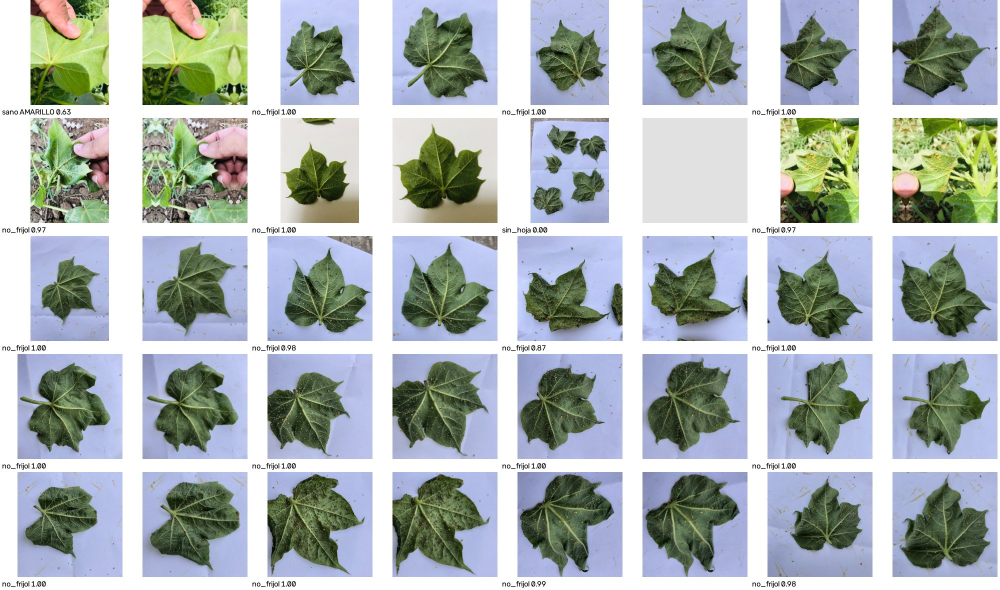
#> input picture eval_app/algodon_muestra_20261006_115615.jpg, 2000 x 1180 px (shown at 1/2 size)
$ python preprocess_opencv.py --image eval_app/algodon_muestra_20261006_115615.jpg
#> lines starting #> are read from the running program, lines starting #| are printed output that depends on the picture; after the words box and inside, x2 and y2 are one past the last pixel; in counts of white or black regions, pixels touching at a corner belong together
#!/usr/bin/env python3
"""
PlagaScan — preprocess_opencv.py

Módulo 2, Paso 1: Preprocesamiento OpenCV antes de la clasificación.

Según la arquitectura híbrida del proyecto (documento U2_P3, sección
"Módulo de Procesamiento OpenCV"): esta etapa recibe una foto cruda de
cámara y la deja lista para el modelo MobileNetV2/TFLite, mediante:

  1. Conversión RGB -> HSV
  2. Segmentación de la hoja (separarla del fondo: tierra, piso, manos, etc.)
  3. Recorte a la región de la hoja (bounding box del contorno más grande)
  4. Redimensionado a 224x224 con el MISMO método de padding reflejado
     usado en build_dataset.py (letterbox_resize) — es importante que
     coincida con cómo se entrenó el modelo, o el preprocesamiento en
     producción no será consistente con el entrenamiento.

Uso:
    python preprocess_opencv.py --image ruta/a/foto.jpg
    python preprocess_opencv.py --batch ~/plagascan/dataset/val/plaga --n 6

Salida:
    Genera un mosaico de control (original | máscara | segmentada) para
    verificar visualmente que la segmentación funciona antes de conectar
    este módulo con el clasificador.
"""

import argparse
import random
from pathlib import Path

import cv2
import numpy as np

TARGET_SIZE = 224

# Rango HSV para vegetación (hoja verde). Amplio a propósito: cubre desde
# verde oscuro hasta verde-amarillento, para no perder hojas con
# amarillamiento (síntoma relevante para el proyecto) ni colonias de plaga
# sobre la hoja.
LEAF_HUE_MIN, LEAF_HUE_MAX = 25, 95
LEAF_SAT_MIN = 30
LEAF_VAL_MIN = 30


def letterbox_resize(img, size=TARGET_SIZE):
    """Idéntico al usado en build_dataset.py — debe coincidir con el
    preprocesamiento de entrenamiento para que el modelo funcione bien
    en producción."""
    h, w = img.shape[:2]
    scale = size / max(h, w)
    nh, nw = int(round(h * scale)), int(round(w * scale))
    resized = cv2.resize(img, (nw, nh), interpolation=cv2.INTER_AREA)
    top = (size - nh) // 2
    bottom = size - nh - top
    left = (size - nw) // 2
    right = size - nw - left
    return cv2.copyMakeBorder(resized, top, bottom, left, right, borderType=cv2.BORDER_REFLECT)


def segment_leaf(img_bgr):
    """Segmenta la hoja del fondo y recorta al contorno más grande.

    Devuelve: (imagen_recortada_bgr, mascara_binaria, encontrado_bool)
    Si no se encuentra un contorno razonable, devuelve la imagen original
    sin recortar (fallback seguro: mejor procesar de más que perder la
    imagen completa por una segmentación fallida)."""
    hsv = cv2.cvtColor(img_bgr, cv2.COLOR_BGR2HSV)

    lower = np.array([LEAF_HUE_MIN, LEAF_SAT_MIN, LEAF_VAL_MIN])
    upper = np.array([LEAF_HUE_MAX, 255, 255])
    mask = cv2.inRange(hsv, lower, upper)

    # Limpieza morfológica: cerrar huecos pequeños (nervaduras, manchas
    # oscuras de plaga dentro de la hoja) y quitar ruido pequeño de fondo
    kernel = cv2.getStructuringElement(cv2.MORPH_ELLIPSE, (15, 15))
    mask = cv2.morphologyEx(mask, cv2.MORPH_CLOSE, kernel, iterations=2)
    mask = cv2.morphologyEx(mask, cv2.MORPH_OPEN, kernel, iterations=1)

    contours, _ = cv2.findContours(mask, cv2.RETR_EXTERNAL, cv2.CHAIN_APPROX_SIMPLE)
    if not contours:
        return img_bgr, mask, False

    largest = max(contours, key=cv2.contourArea)
    area_ratio = cv2.contourArea(largest) / (img_bgr.shape[0] * img_bgr.shape[1])

    if area_ratio < 0.03:  # contorno demasiado pequeño, probablemente ruido
        return img_bgr, mask, False

    x, y, w, h = cv2.boundingRect(largest)
    # Margen de seguridad del 8% alrededor del contorno, para no cortar
    # bordes de la hoja ni colonias de plaga cerca del borde
    margin_x = int(w * 0.08)
    margin_y = int(h * 0.08)
    x0 = max(0, x - margin_x)
    y0 = max(0, y - margin_y)
    x1 = min(img_bgr.shape[1], x + w + margin_x)
    y1 = min(img_bgr.shape[0], y + h + margin_y)

    cropped = img_bgr[y0:y1, x0:x1]
    return cropped, mask, True


def preprocess_single(img_path: Path):
    img = cv2.imread(str(img_path))
    if img is None:
        return None
    cropped, mask, found = segment_leaf(img)
    final = letterbox_resize(cropped)
    return img, mask, cropped, final, found


def make_control_grid(samples, out_path):
    """samples: lista de (nombre, original, mask, cropped, final, found)"""
    rows = []
    for name, original, mask, cropped, final, found in samples:
        thumb_size = 180
        orig_t = cv2.resize(original, (thumb_size, thumb_size))
        mask_bgr = cv2.cvtColor(mask, cv2.COLOR_GRAY2BGR)
        mask_t = cv2.resize(mask_bgr, (thumb_size, thumb_size))
        final_t = cv2.resize(final, (thumb_size, thumb_size))

        label = "OK" if found else "FALLBACK (sin recorte)"
        color = (0, 180, 0) if found else (0, 0, 220)
        for t in (orig_t, mask_t, final_t):
            cv2.rectangle(t, (0, 0), (thumb_size, 20), (0, 0, 0), -1)
        cv2.putText(orig_t, "original", (3, 15), cv2.FONT_HERSHEY_SIMPLEX, 0.4, (255, 255, 255), 1)
        cv2.putText(mask_t, "mascara", (3, 15), cv2.FONT_HERSHEY_SIMPLEX, 0.4, (255, 255, 255), 1)
        cv2.putText(final_t, label, (3, 15), cv2.FONT_HERSHEY_SIMPLEX, 0.35, (255, 255, 255), 1)

        row = np.hstack([orig_t, mask_t, final_t])
        name_bar = np.zeros((22, row.shape[1], 3), dtype=np.uint8)
        cv2.putText(name_bar, name, (5, 16), cv2.FONT_HERSHEY_SIMPLEX, 0.5, (255, 255, 255), 1)
        rows.append(np.vstack([name_bar, row]))

    grid = np.vstack(rows)
    cv2.imwrite(str(out_path), grid)
    return out_path


def main():
    parser = argparse.ArgumentParser()
    parser.add_argument("--image", type=str, help="Ruta a una sola imagen")
    parser.add_argument("--batch", type=str, help="Carpeta con varias imágenes")
    parser.add_argument("--n", type=int, default=6, help="Cuántas imágenes tomar de --batch")
    parser.add_argument("--out", type=str, default="~/plagascan/model/preprocess_check.png")
    args = parser.parse_args()

    out_path = Path(args.out).expanduser()
    out_path.parent.mkdir(parents=True, exist_ok=True)

    samples = []

    if args.image:
        img_path = Path(args.image).expanduser()
        result = preprocess_single(img_path)
#> in preprocess_single, img is the input picture: shape (1180, 2000, 3); mean B, G, R 180.3, 180.3, 172
#> in segment_leaf, `hsv = cv2.cvtColor(img_bgr, cv2.COLOR_BGR2HSV)`: hsv: shape (1180, 2000, 3); mean H, S, V 61.6, 53.3, 194.4
#> in segment_leaf, `mask = cv2.inRange(hsv, lower, upper)`:
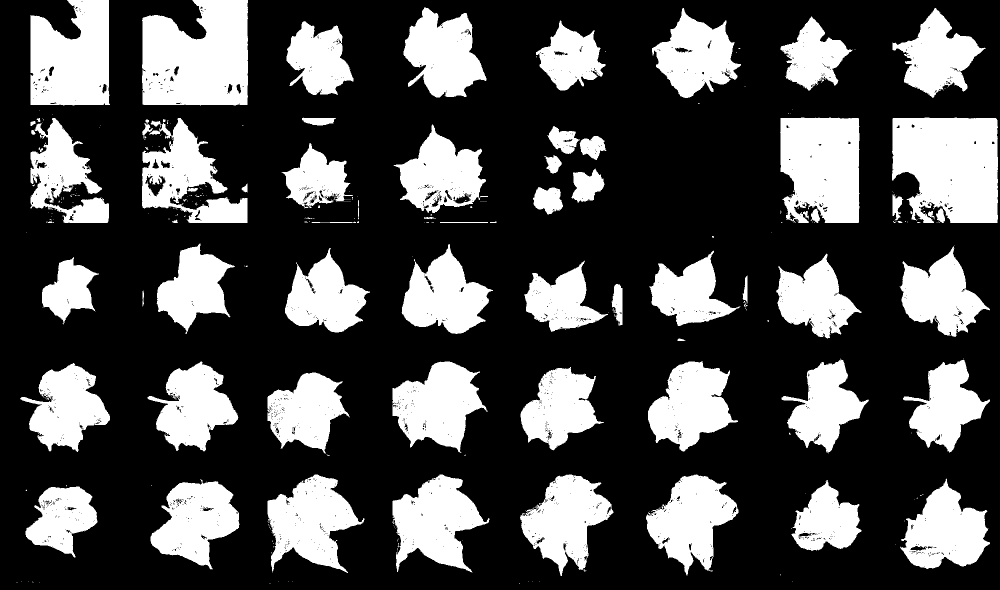
#> mask: shape (1180, 2000) (shown at 1/2 size); 29.6% white; 344 white regions (274 under 20 px), largest, box (x1, y1, x2, y2) and area: (1784, 235, 1996, 446) 38110, (284, 0, 496, 211) 37987, (1560, 235, 1719, 446) 29575
#> in segment_leaf, `mask = cv2.morphologyEx(mask, cv2.MORPH_CLOSE, kernel, iterations=2)`: mask: shape (1180, 2000); 31.9% white; 77 white regions (34 under 20 px), largest, box (x1, y1, x2, y2) and area: (61, 0, 220, 446) 51554, (1784, 235, 2000, 446) 42832, (284, 0, 496, 214) 38758
#> in segment_leaf, `mask = cv2.morphologyEx(mask, cv2.MORPH_OPEN, kernel, iterations=1)`:
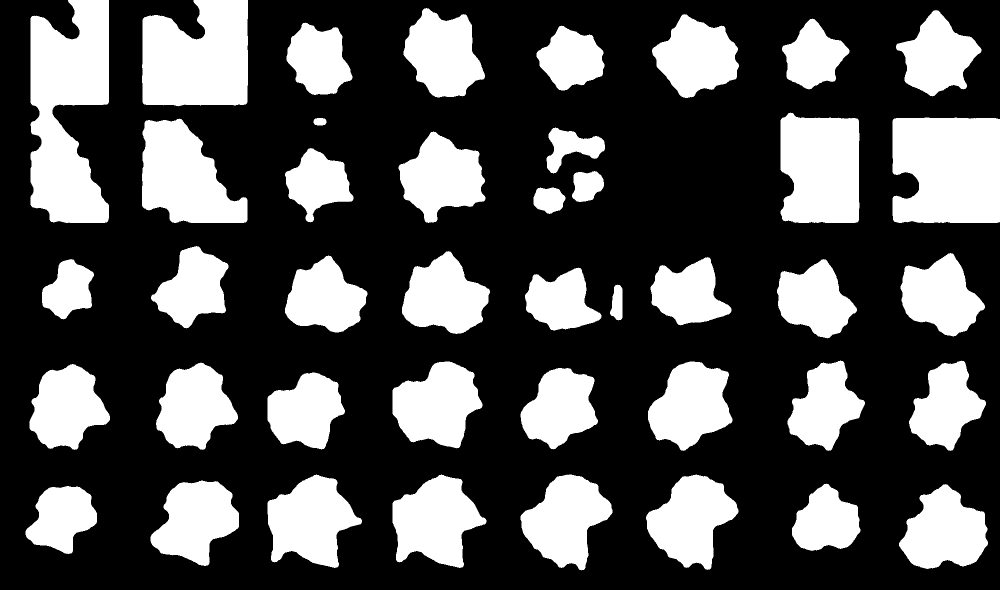
#> mask: shape (1180, 2000) (shown at 1/2 size); 31.4% white; 42 white regions
#> in segment_leaf, `contours, _ = cv2.findContours(mask, cv2.RETR_EXTERNAL, cv2.CHAIN_APPR..`: contours = 42 contours; largest, box (x1, y1, x2, y2) and area: (61, 0, 218, 446) 50622, (1785, 235, 2000, 446) 42203, (284, 0, 496, 213) 38254, (1561, 225, 1719, 446) 31334, (284, 237, 495, 446) 28550
#> in segment_leaf, `largest = max(contours, key=cv2.contourArea)`: largest = contour of 341 points, box (x1, y1, x2, y2) (61, 0, 218, 446), area 50622
#> in segment_leaf, `area_ratio = cv2.contourArea(largest) / (img_bgr.shape[0] * img_bgr.sh..`: area_ratio = 0.0215
#> in preprocess_single, `cropped, mask, found = segment_leaf(img)`: found = False
#> in letterbox_resize, `return cv2.copyMakeBorder(resized, top, bottom, left, right, borderTyp..`:
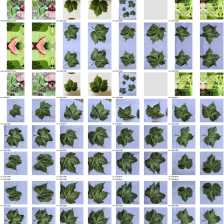
#> returned value: shape (224, 224, 3); mean of channels 0, 1, 2 178.1, 179.7, 171.4; drawn as B, G, R
#> result = 5 items
        if result is None:
            print(f"[!] No se pudo leer: {img_path}")
            return
        original, mask, cropped, final, found = result
#> found = False
        samples.append((img_path.name, original, mask, cropped, final, found))

    elif args.batch:
        batch_dir = Path(args.batch).expanduser()
        files = list(batch_dir.glob("*.jpg")) + list(batch_dir.glob("*.jpeg"))
        random.seed(3)
        chosen = random.sample(files, min(args.n, len(files)))
        for f in chosen:
            result = preprocess_single(f)
            if result is None:
                continue
            original, mask, cropped, final, found = result
            samples.append((f.name, original, mask, cropped, final, found))
    else:
        print("Debes pasar --image o --batch")
        return

    if not samples:
        print("[!] No se procesó ninguna imagen.")
        return

    n_found = sum(1 for s in samples if s[5])
#> n_found = 0
    print(f"Procesadas: {len(samples)} | Segmentación exitosa: {n_found} | Fallback: {len(samples) - n_found}")
#| Procesadas: 1 | Segmentación exitosa: 0 | Fallback: 1

    make_control_grid(samples, out_path)
#> the loop in make_control_grid, `for name, original, mask, cropped, final, found in samples:` made 1 pass
#> (name, found, thumb_size, label, color) on pass 1: ('algodon_muestra_20261006_115615.jpg', False, 180, 'FALLBACK (sin recorte)', (0, 0, 220))
#> after the loop in make_control_grid, `for name, original, mask, cropped, final, found in samples:`:
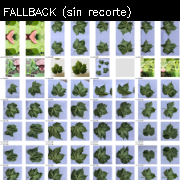
#> final_t: shape (180, 180, 3); mean B, G, R 159.3, 158.9, 151.3
#> after the loop in make_control_grid, `for name, original, mask, cropped, final, found in samples:`:
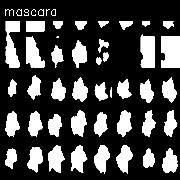
#> mask_t: shape (180, 180, 3); min 0, max 255, mean 69.8
#> after the loop in make_control_grid, `for name, original, mask, cropped, final, found in samples:`: name_bar: shape (22, 540, 3); 6% white in thin lines or dots, all inside (x1, y1, x2, y2) = (7, 5, 325, 21)
#> after the loop in make_control_grid, `for name, original, mask, cropped, final, found in samples:`:
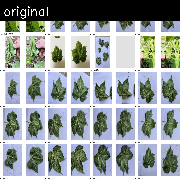
#> orig_t: shape (180, 180, 3); mean B, G, R 160.3, 159.5, 152.1
#> after the loop in make_control_grid, `for name, original, mask, cropped, final, found in samples:`: rows = 1 item
#> in make_control_grid, `grid = np.vstack(rows)`:
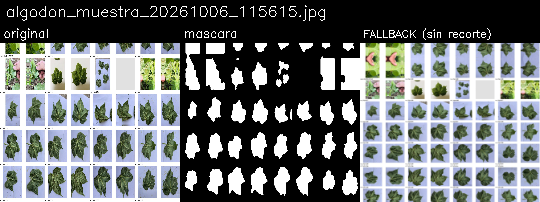
#> grid: shape (202, 540, 3); mean of channels 0, 1, 2 117.3, 117, 112.5; drawn as B, G, R
    print(f"Guardado: {out_path}")
    print("\nRevisa: columna 'mascara' debe cubrir la hoja (blanco) sin incluir")
    print("demasiado fondo (negro debe ser tierra/piso/otros elementos).")


if __name__ == "__main__":
    main()

$ run again, on evidencia_campo_v2/entrenar/IMG_20260904_141440492.jpg
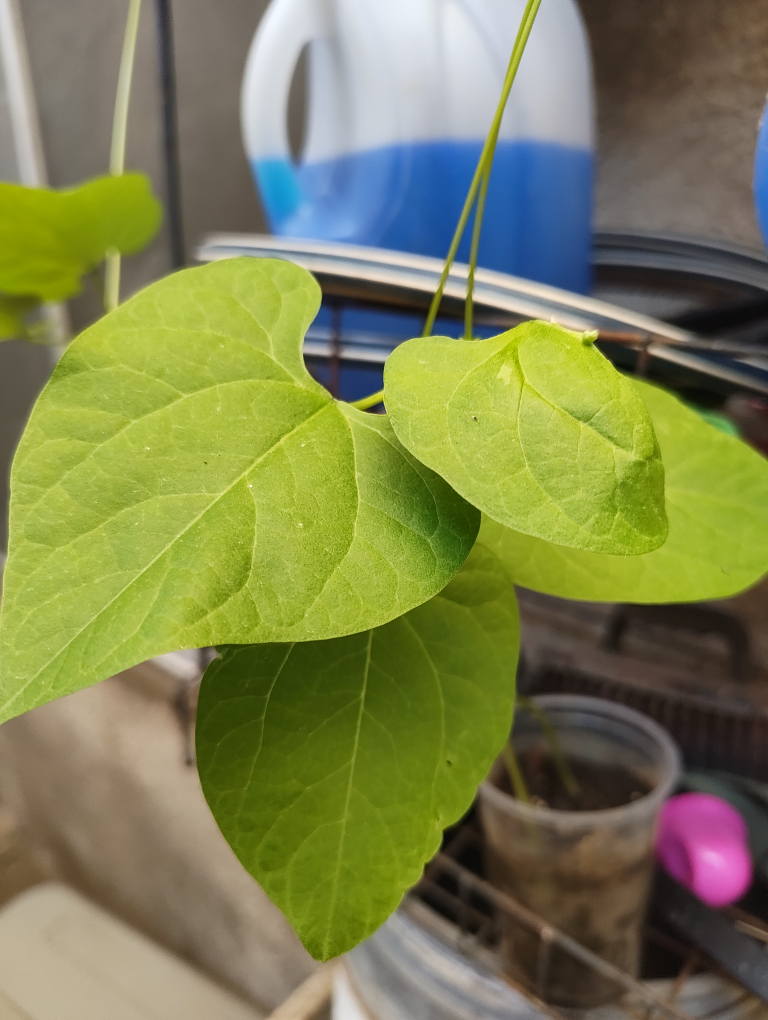
#> input picture evidencia_campo_v2/entrenar/IMG_20260904_141440492.jpg, 3072 x 4080 px (shown at 1/4 size)
#> in preprocess_single, img is the input picture: shape (4080, 3072, 3); mean B, G, R 81, 129.2, 125
#> hsv: shape (4080, 3072, 3); mean H, S, V 41.4, 119.1, 139.5
#> contours = 12 contours; largest, box (x1, y1, x2, y2) and area: (0, 0, 3072, 3853) 5403918, (2810, 3110, 2978, 3226) 5414, (1306, 1103, 1448, 1143) 2787, (3004, 3179, 3072, 3229) 1671, (2224, 3049, 2272, 3101) 1291
#> largest = contour of 7223 points, box (x1, y1, x2, y2) (0, 0, 3072, 3853), area 5403918
#> area_ratio = 0.431
#> in segment_leaf, `x, y, w, h = cv2.boundingRect(largest)`: x = 0; w = 3072; h = 3853
#> margin_x = 245
#> margin_y = 308
#> x0 = 0
#> x1 = 3072
#> y1 = 4080
#> in preprocess_single, `cropped, mask, found = segment_leaf(img)`: found = True
#> result = 5 items
#> in main, `original, mask, cropped, final, found = result`: found = True
#> n_found = 1
#| Procesadas: 1 | Segmentación exitosa: 1 | Fallback: 0
#> the loop in make_control_grid, `for name, original, mask, cropped, final, found in samples:` made 1 pass
#> (name, found, thumb_size, label, color) on pass 1: ('IMG_20260904_141440492.jpg', True, 180, 'OK', (0, 180, 0))
#> after the loop in make_control_grid, `for name, original, mask, cropped, final, found in samples:`:
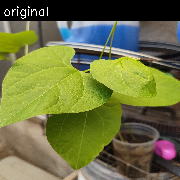
#> orig_t: shape (180, 180, 3); mean B, G, R 65.6, 113.1, 108.4
#> after the loop in make_control_grid, `for name, original, mask, cropped, final, found in samples:`: rows = 1 item
#> in make_control_grid, `grid = np.vstack(rows)`:
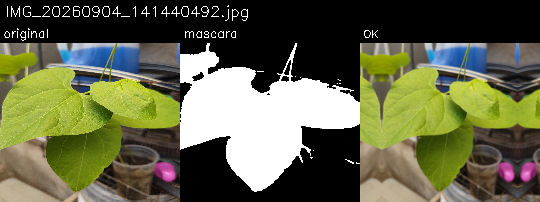
#> grid: shape (202, 540, 3); mean of channels 0, 1, 2 72.5, 100.3, 98.1; drawn as B, G, R

$ run again, on evidencia_campo_v2/entrenar/IMG_20260904_141441516.jpg
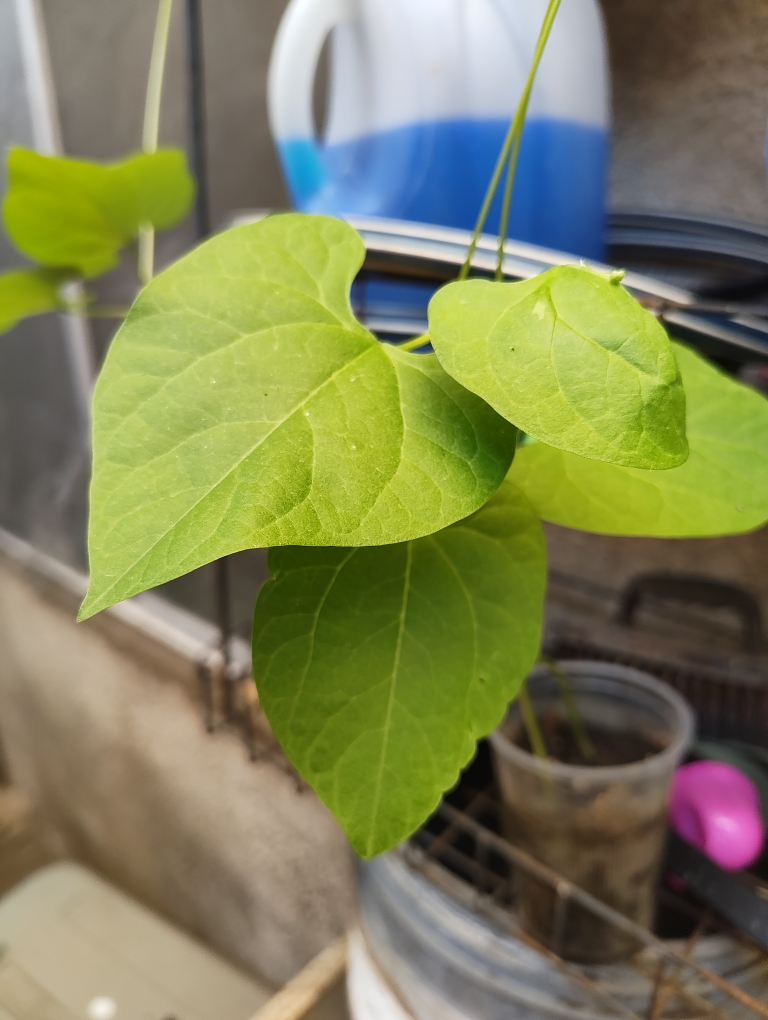
#> input picture evidencia_campo_v2/entrenar/IMG_20260904_141441516.jpg, 3072 x 4080 px (shown at 1/4 size)
#> in preprocess_single, img is the input picture: shape (4080, 3072, 3); mean B, G, R 88, 130.2, 127.4
#> hsv: shape (4080, 3072, 3); mean H, S, V 40.4, 107.5, 141.2
#> contours = 7 contours; box (x1, y1, x2, y2) and area: (0, 0, 3072, 3456) 4619492, (2882, 2997, 3072, 3084) 7018, (0, 3612, 48, 3696) 1918, (3058, 3125, 3072, 3197) 590, (1692, 1045, 1723, 1066) 440, (2966, 1449, 2987, 1472) 300, (432, 28, 448, 50) 258
#> largest = contour of 7002 points, box (x1, y1, x2, y2) (0, 0, 3072, 3456), area 4619492
#> area_ratio = 0.369
#> in segment_leaf, `x, y, w, h = cv2.boundingRect(largest)`: x = 0; w = 3072; h = 3456
#> margin_x = 245
#> margin_y = 276
#> x0 = 0
#> x1 = 3072
#> y1 = 3732
#> in preprocess_single, `cropped, mask, found = segment_leaf(img)`: found = True
#> result = 5 items
#> in main, `original, mask, cropped, final, found = result`: found = True
#> n_found = 1
#| Procesadas: 1 | Segmentación exitosa: 1 | Fallback: 0
#> the loop in make_control_grid, `for name, original, mask, cropped, final, found in samples:` made 1 pass
#> (name, found, thumb_size, label, color) on pass 1: ('IMG_20260904_141441516.jpg', True, 180, 'OK', (0, 180, 0))
#> after the loop in make_control_grid, `for name, original, mask, cropped, final, found in samples:`:
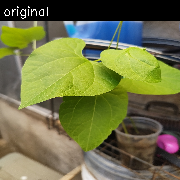
#> orig_t: shape (180, 180, 3); mean B, G, R 71.8, 113.6, 110.4
#> after the loop in make_control_grid, `for name, original, mask, cropped, final, found in samples:`: rows = 1 item
#> in make_control_grid, `grid = np.vstack(rows)`:
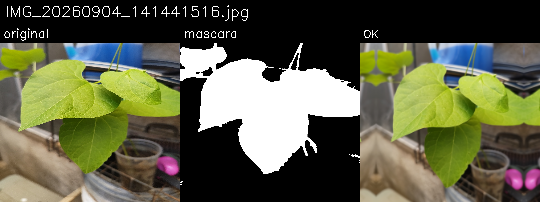
#> grid: shape (202, 540, 3); mean of channels 0, 1, 2 70.7, 95.2, 93.5; drawn as B, G, R
